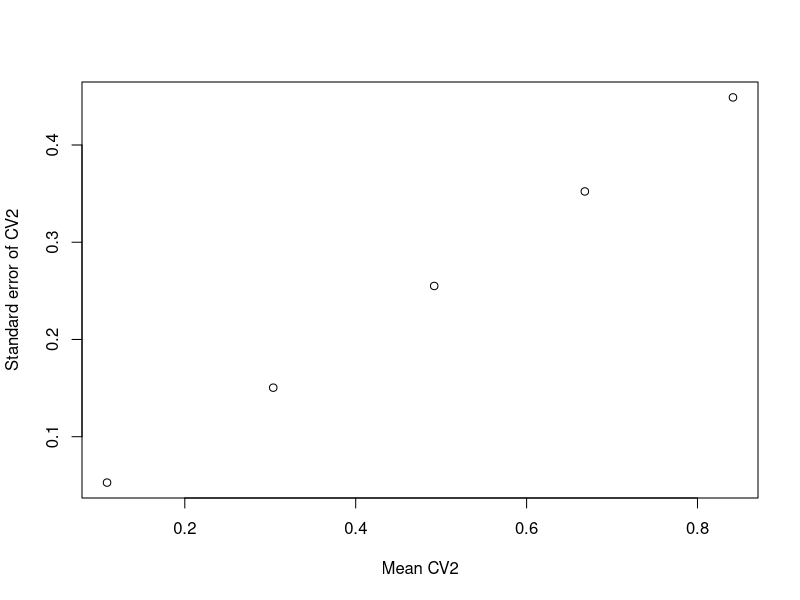

Generate this figure with R:
## ---- chunk 1
dir.create("figure-diff", showWarning=FALSE)
knitr::opts_chunk$set(error=FALSE, warning=FALSE, message=FALSE, fig.path="figure-diff/")
options(width=100)
## ---- chunk 2
ncells <- 10000
set.seed(105872)
simCounts <- function(mu, disp, capture.args, amp.args, seq.prop) {
    y.t <- rnbinom(ncells, mu=mu, size=1/disp)
    y.c <- rbinom(ncells, size=y.t, p=rbeta(ncells, capture.args[1], capture.args[2]))
    amp.eff <- (1+rbeta(ncells, amp.args[1], amp.args[2]))^3
    y.ca <- round(y.c * amp.eff)
    y.r <- rbinom(ncells, size=y.ca, p=seq.prop)
    return(y.r)
}
## ---- chunk 3
getBio <- function(bio, tech) {
    bio.cv2 <- var(bio)/mean(bio)^2
    tech.cv2 <- var(tech)/mean(tech)^2
    bio.log <- var(log2(bio+1)) 
    tech.log <- var(log2(tech+1))
    return(list(Estimates=data.frame(bio.cv2, tech.cv2, bio.log, tech.log),
                Components=data.frame(AbsCV2=bio.cv2 - tech.cv2,
                                      RelCV2=bio.cv2/tech.cv2,
                                      AbsLog=bio.log - tech.log,
                                      RelLog=bio.log/tech.log)))
}
## ---- chunk 4
mu <- c(10, 10, 100, 100, 1000, 1000)
disp <- c(0.5, 2, 0.5, 2, 0.5, 2)
cap.args <- c(5, 50)
amp.args <- c(10, 1)
seq.prop <- 0.1
## ---- chunk 5
collected.com <- list()
collected.est <- list()
for (i in seq_along(mu)) {
    y.bio <- simCounts(mu=mu[i], disp=disp[i], capture.args=cap.args, amp.args=amp.args, seq.prop=seq.prop)
    y.tech <- simCounts(mu=mu[i], disp=1e-8, capture.args=cap.args, amp.args=amp.args, seq.prop=seq.prop)
    out <- getBio(y.bio, y.tech)
    collected.est[[i]] <- data.frame(Mu=mu[i], Disp=disp[i], out$Estimates)
    collected.com[[i]] <- data.frame(Mu=mu[i], Disp=disp[i], out$Components)
}
do.call(rbind, collected.est)
obs <- do.call(rbind, collected.com)
obs
## ---- chunk 6
ref <- obs
## ---- chunk 7
cap.args <- c(10, 50)
amp.args <- c(10, 1)
## ---- chunk 8

## ---- chunk 9
(obs/ref - 1)*100
## ---- chunk 10
cap.args <- c(5, 50)
amp.args <- c(5, 1)
## ---- chunk 11

## ---- chunk 12
(obs/ref - 1)*100
## ---- chunk 13
cap.args <- c(5, 50)
amp.args <- c(10, 1)
seq.prop <- 0.5
## ---- chunk 14

## ---- chunk 15
(obs/ref - 1)*100
## ---- chunk 16
iters <- 1000
collected.var <- list()
collected.val <- list()
index <- 1L
for (disp in c(0.1, 0.3, 0.5, 0.7, 0.9)) {
     y <- matrix(rnbinom(100*iters, mu=100, size=1/disp), nrow=ncells)
     cv2 <- apply(y, 1, var)/rowMeans(y)^2
     collected.val[[index]] <- mean(cv2)
     collected.var[[index]] <- var(cv2)
     index <- index + 1L
}
plot(unlist(collected.val), sqrt(unlist(collected.var)), 
     xlab="Mean CV2", ylab="Standard error of CV2")
